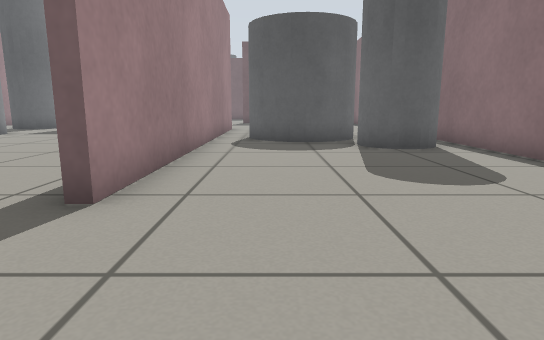
[1] (above)

16 first-person views from a walk through a world built for the Gazebo simulator. The camera is 0.5 m above the floor, tilts 10° down and sees 75° across. The floor is counted in squares, 0.5 m on a side. Each view is taken from the middle of a square. On the plan, view 1 faces up. The plan holds only what a view shows up to about 13 squares ahead; the rest is blank. The place goes on beyond the plan.

[2]
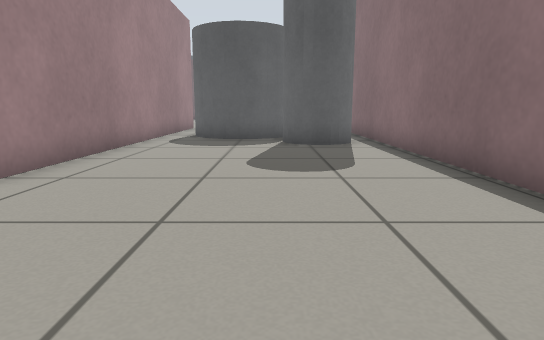

[3]
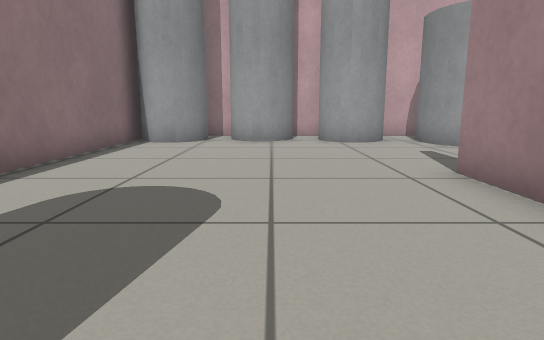

[4]
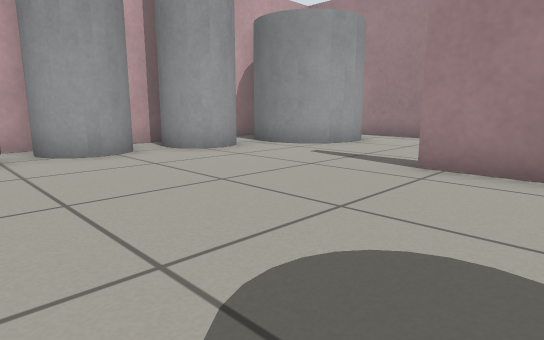

[5]
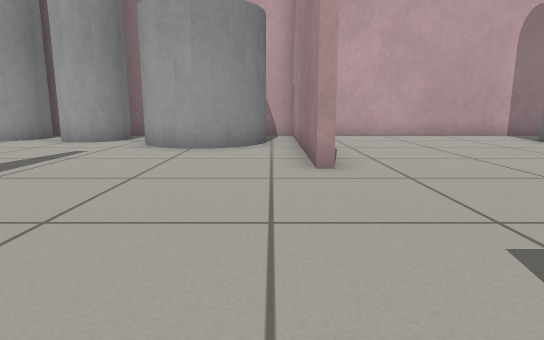

[6]
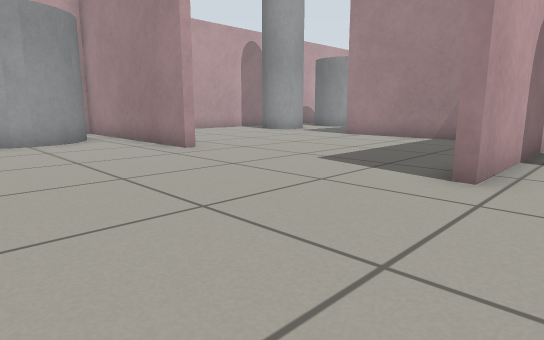

[7]
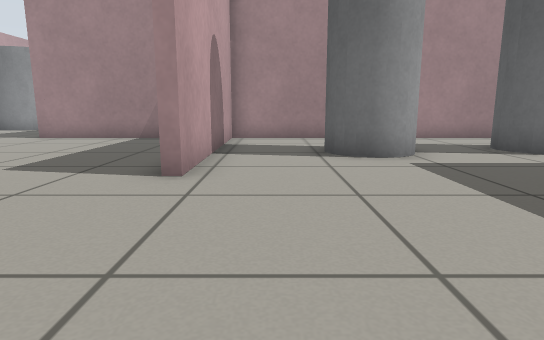

[8]
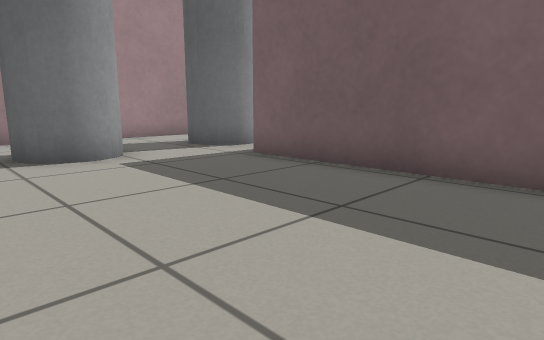

[9]
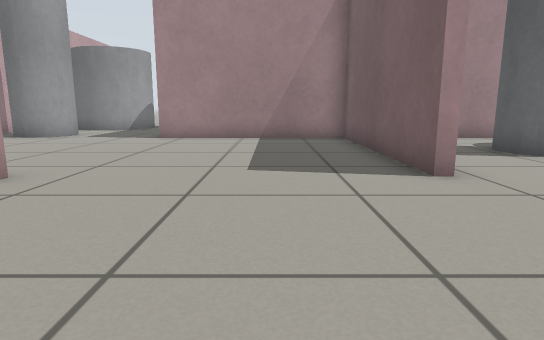

[10]
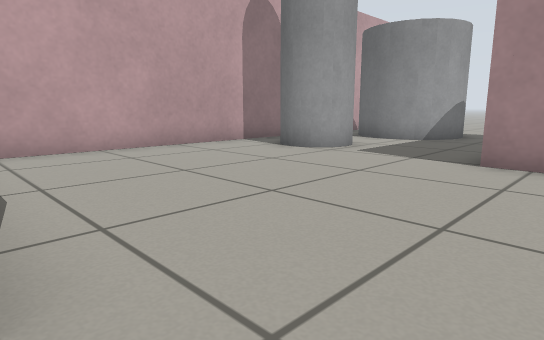

[11]
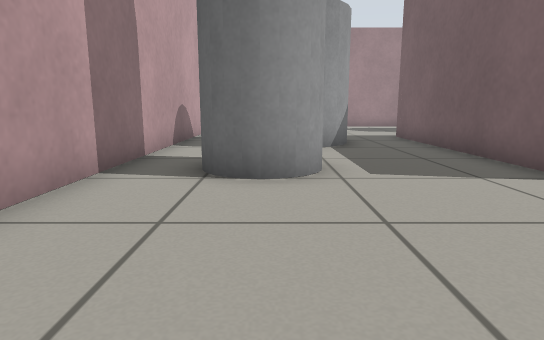

[12]
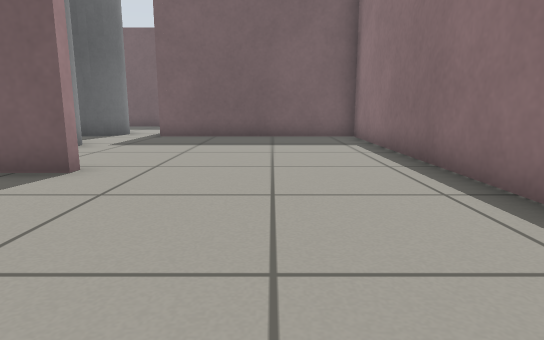

[13]
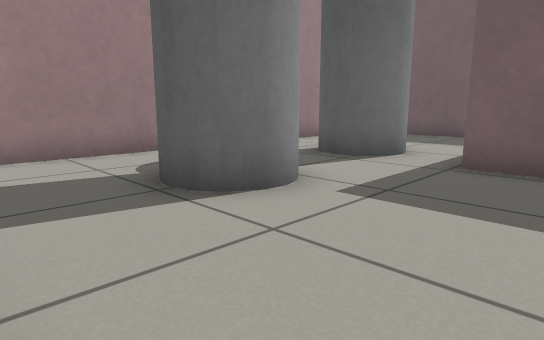

[14]
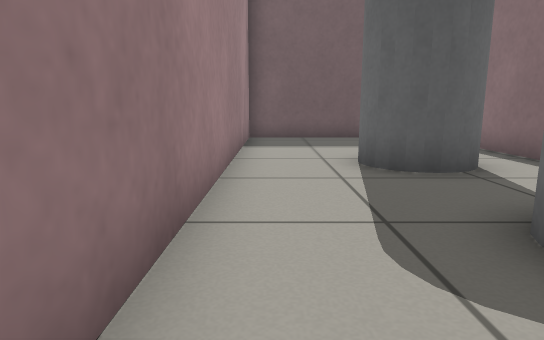

[15]
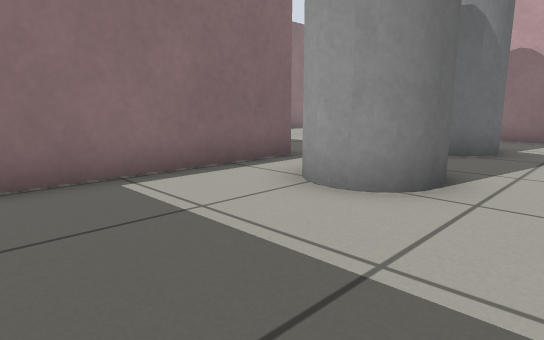

[16]
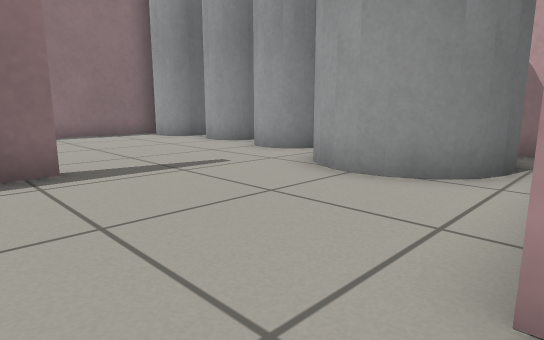

### Floor plan
Key: @ floor where view 1 was taken; # wall or solid block; . floor; C grey cylinder.
Columns run from 21 left of view 1 to 5 right of it. Each row starts with its distance up from view 1.
 23       #####
 22       #.....
 21       #.....#
 20       #.....#
 19       #.....#
 18       #..CC.#
 17       #..CCC#
 16       #..CC.########
 15       #............#
 14       #..CCC.......#
 13       #..CCC.......#      #
 12       #...C........#C   C #
 11       #............#CCCC. #
 10       ########.....#..CC  #
  9       ########.....#...CCC#
  8       #............#......#
  7       #............#......#
  6       #............#......#
  5       #............#......#
  4       #............#......#
  3 #######......#............#
  2 .............#............#
  1 CCC..........#............#
  0   C..CC......#.CCC...@....#
 -1   C.  C......#CC CCCC....C#
 -2  CC  CC......#C  CCCCCCCCC#
 -3 .............#.  C CCC CC #
 -4 #########################

Positions as (right, up) in squares from view 1, and headings:
1: (0, 0), facing up
2: (2, -1), facing up
3: (1, 9), facing down
4: (4, 6), facing down-left
5: (-7, 9), facing down
6: (-3, 11), facing down-left
7: (-3, 11), facing left
8: (-3, 11), facing up-left
9: (-3, 7), facing left
10: (-8, 5), facing down-left
11: (-10, -1), facing left
12: (-5, 4), facing up
13: (-7, 10), facing up-left
14: (-14, 11), facing up
15: (-14, 22), facing down-right
16: (-8, 5), facing down-right
